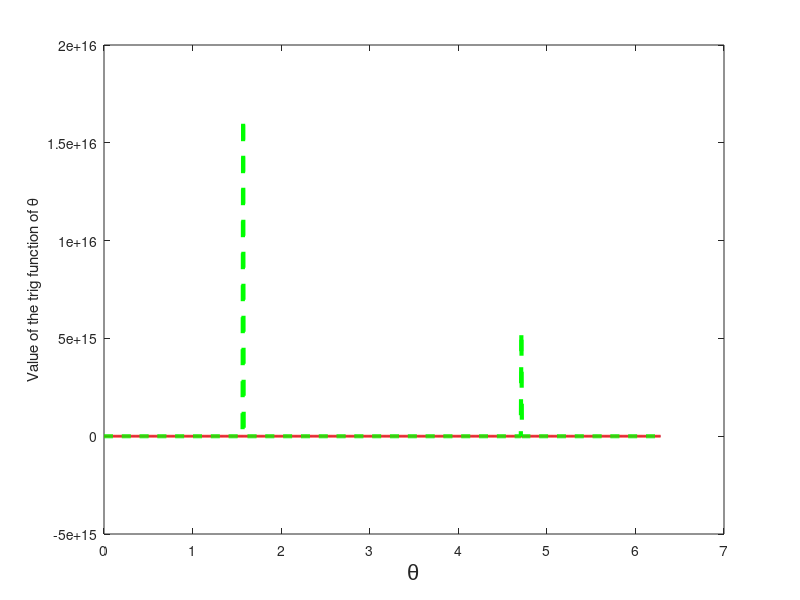

Write the MATLAB code that produced this figure.
clc,close all,clear all

theta = 0:2*pi/1000:2*pi;
a = cos(theta);
b = sin(theta);
c = tan(theta);

% Plot of cosine and sine of an angle 'theta'
plot(theta,a),hold on
plot(theta,b,'r','linewidth',2)
plot(theta,c,'--g','linewidth',3)
xlabel('\theta','FontName','Arial','FontSize',16)
ylabel('Value of the trig function of \theta')

